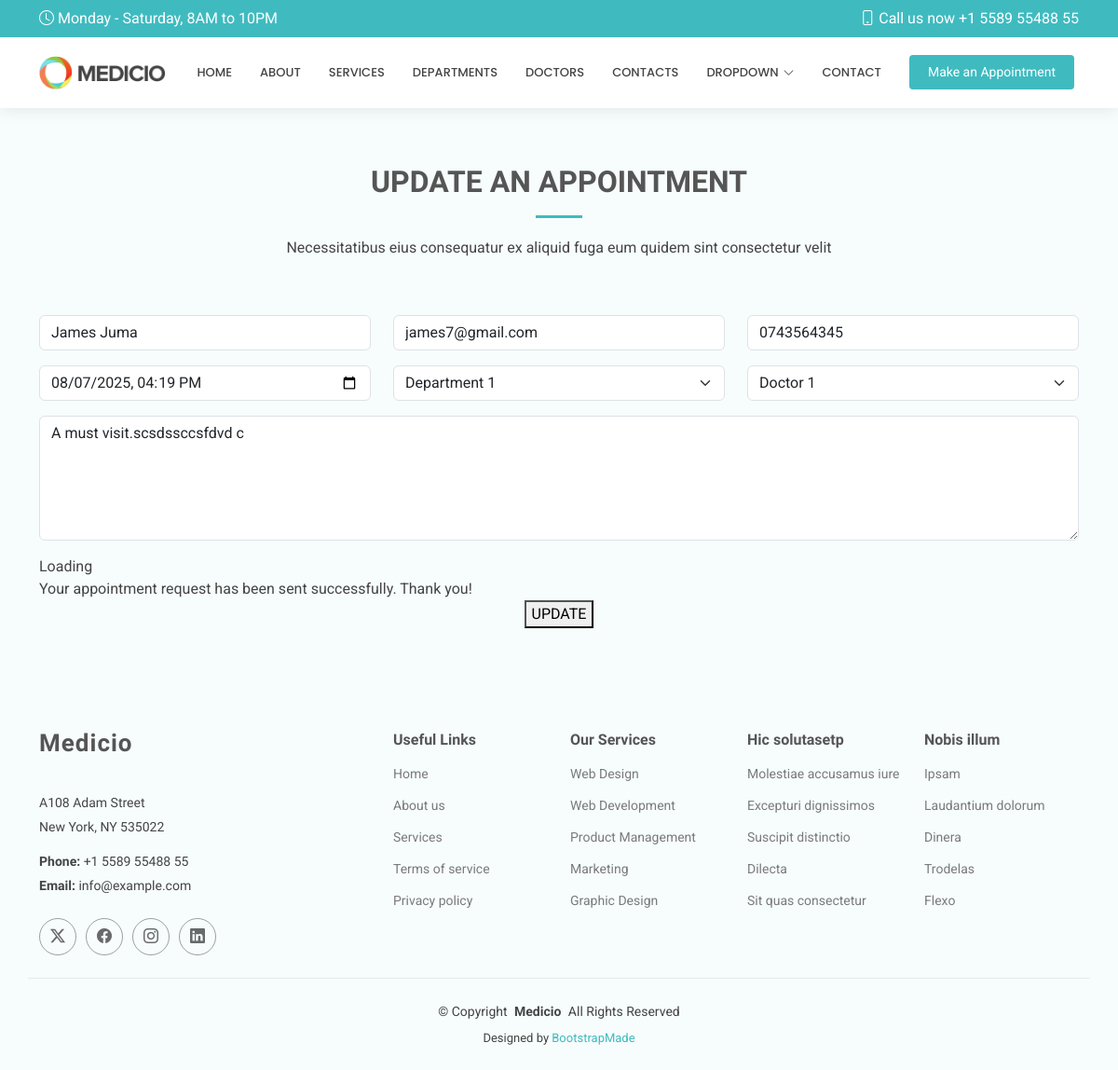
The app's page /edit/3, older data.
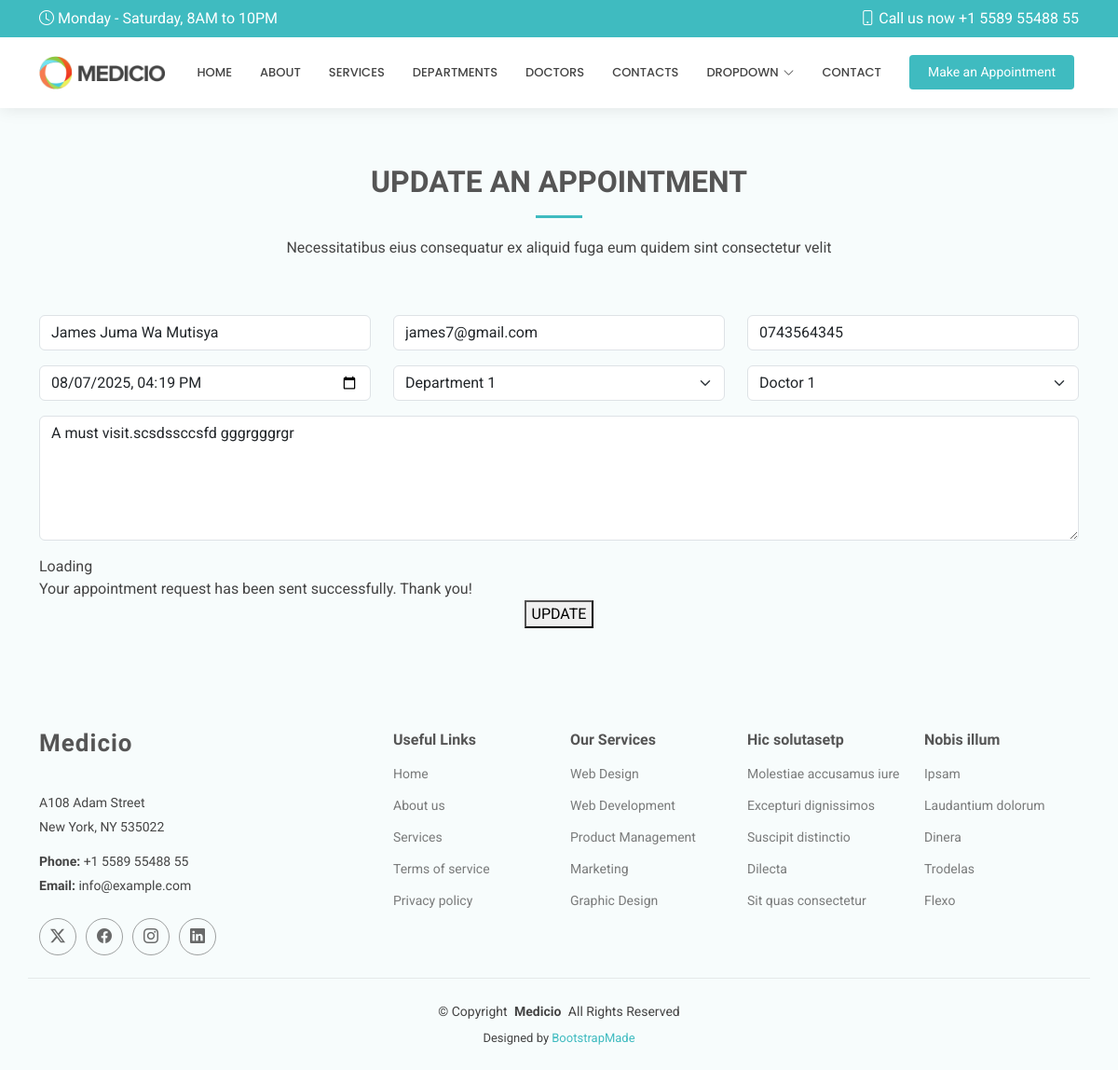
The same page, newer data.
### hospitalapp/models.py (models this page shows, shortened)
class Appoint(models.Model):
    name = models.CharField(max_length=100)
    email = models.EmailField()
    phone = models.CharField(max_length=10)
    date = models.DateTimeField()
    department = models.CharField(max_length=100)
    doctor = models.CharField(max_length=100)
    message = models.TextField()

### hospitalapp/views.py (the view)
# urls.py: path('edit/<int:id>', views.edit, name='edit'),
def edit(request,id):
    edit_appointment = get_object_or_404(Appoint, id=id)
    if request.method == "POST":
        edit_appointment.name = request.POST.get('name')
        edit_appointment.email = request.POST.get('email')
        edit_appointment.phone = request.POST.get('phone')
        edit_appointment.date = request.POST.get('date')
        edit_appointment.department = request.POST.get('department')
        edit_appointment.doctor = request.POST.get('doctor')
        edit_appointment.message = request.POST.get('message')
        edit_appointment.save()
        return redirect('/show')
    else:
        return render(request, 'edit.html', {'edit_appointment':edit_appointment})

### templates/edit.html (shortened to what this page needs)
{% extends 'starter-page.html' %}
{% load static %}
{% block content %}
    <section id="appointment" class="appointment section light-background">
      <div class="container section-title" data-aos="fade-up">
        <h2>UPDATE AN APPOINTMENT</h2>
        <p>Necessitatibus eius consequatur ex aliquid fuga eum quidem sint consectetur velit</p>
      </div>
      <div class="container" data-aos="fade-up" data-aos-delay="100">
        <form method="POST" >
          <div class="row">
            <div class="col-md-4 form-group">
              <input type="text" name="name" class="form-control" id="name" placeholder="Your Name" value = "{{ edit_appointment.name }}" required="">
            </div>
            <div class="col-md-4 form-group mt-3 mt-md-0">
              <input type="email" class="form-control" name="email" id="email" placeholder="Your Email" value = "{{ edit_appointment.email }}" required="">
            </div>
            <div class="col-md-4 form-group mt-3 mt-md-0">
              <input type="tel" class="form-control" name="phone" id="phone" placeholder="Your Phone" value = "{{ edit_appointment.phone }}" required="">
            </div>
          </div>
          <div class="row">
            <div class="col-md-4 form-group mt-3">
              <input type="datetime-local" name="date" value = "{{ edit_appointment.date|date:'Y-m-d\\TH:i' }}" class="form-control datepicker" id="date" placeholder="Appointment Date" required="">
            </div>
            <div class="col-md-4 form-group mt-3">
              <select name="department" id="department" class="form-select" required="">
                <option value="Department 1" {% if edit_appointment.department == 'Department 1' %} selected {% endif %} >Department 1</option>
              </select>
            </div>
            <div class="col-md-4 form-group mt-3">
              <select name="doctor" id="doctor" class="form-select" required="">
                <option value="Doctor 1" {% if edit_appointment.doctor == 'Doctor 1' %} selected {% endif %} >Doctor 1</option>
              </select>
            </div>
          </div>
          <div class="form-group mt-3">
            <textarea class="form-control" name="message" rows="5" placeholder="Message (Optional)">{{ edit_appointment.message }}</textarea>
          </div>
          <div class="mt-3">
            <div class="loading">Loading</div>
            <div class="sent-message">Your appointment request has been sent successfully. Thank you!</div>
            <div class="text-center"><button type="submit">UPDATE</button></div>
          </div>
        </form>
      </div>
    </section>
{% endblock %}

Row changes from the older to the newer data that the page shows:
changed Appoint "james7@gmail.com": name "James Juma" → "James Juma Wa Mutisya"; message "A must visit.scsdssccsfdvd c" → "A must visit.scsdssccsfd gggrgggrgr"
